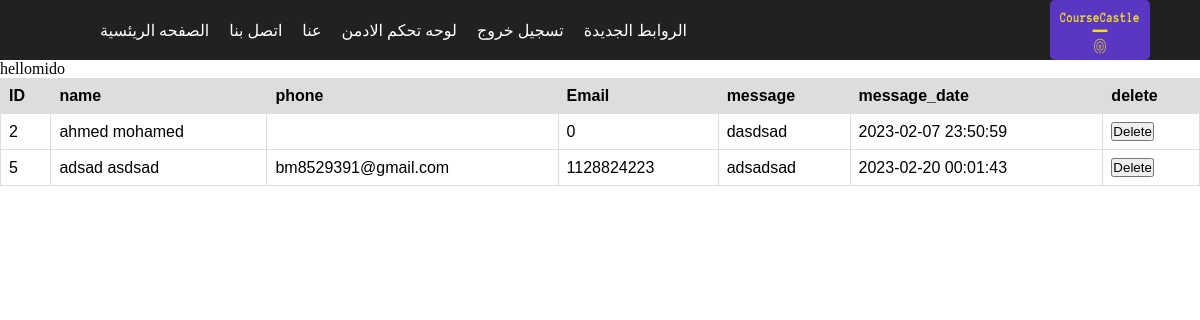
Screenshot of /hims_final_project/contact_us_dashbored.php (signed in) with the database file from the repository.
### tables this page shows
CREATE TABLE `contact_us` (
  `id` int(11) NOT NULL,
  `name` varchar(255) NOT NULL,
  `email` varchar(255) NOT NULL,
  `phone` int(11) NOT NULL,
  `message` text NOT NULL,
  `time_message` datetime NOT NULL,
  `user_ip` varchar(255) DEFAULT NULL
);

### hims_final_project/contact_us_dashbored.php (the view, shortened to what this page needs)
<?php
include("connection.php");
include("header.php");
if(isset($_SESSION["user"]["role"])=="admin"){
    echo "hello".$_SESSION["user"]["email"];
    $contact_us_data = $database->prepare("SELECT * FROM contact_us");
    $contact_us_data->execute();
    $get_con_data = $contact_us_data->fetchAll();
    echo '<table>
    <thead>
        <tr>
            <th>ID</th>
            <th>name</th>
            <th>phone</th>
            <th>Email</th>
            <th>message</th>
            <th> message_date</th>
            <th> delete</th>
        </tr>
    </thead>
    <tbody>';
    foreach($get_con_data as $result){
        echo "<tr>";
        echo "<td>" . $result["id"] . "</td>";
        echo "<td>" . $result["name"] . "</td>";
        echo "<td>" . $result["email"] . "</td>";
        echo "<td>" . $result["phone"] . "</td>";
        echo "<td>";
        $message = $result["message"];
        $message_length = strlen($message);
        if ($message_length > 100) {
            $message = substr($message, 0, 100) . "...";
            echo $message;
            echo "<a href='view_message.php?id=" . $result['id'] . "'>Read More</a>";
        } else {
            echo $message;
        }
        echo "</td>";
        echo "<td>" . $result["time_message"] . "</td>";
        echo "<td> <form method='post'>
            <input type='hidden' name='id' value='". $result['id'] ."'>
            <input type='submit'value='Delete' onclick='return confirm(\"Are you sure you want to delete this user?\");'>
            </form> </td>";
        echo "</tr>";
    }
    echo '</tbody>
    </table>';
}
else{
    echo "user";
}
?>
<head>
<link rel="stylesheet" href="css/contact_us_dashbored.css"/>
</head>
<body>
</body>
</html>

### hims_final_project/css/header.css (style rules this page uses)
* { text-decoration: none; list-style: none; box-sizing: border-box; margin: 0; padding: 0; text-decoration: none; cursor: pointer; }

### hims_final_project/css/contact_us_dashbored.css (style rules this page uses)
table { font-family: arial, sans-serif; border-collapse: collapse; width: 100%; }
td, th { border: 1px solid #dddddd; text-align: left; padding: 8px; }
th { background-color: #dddddd; }

### rows the page displays
contact_us: id "2", name "ahmed mohamed", phone "0", message "dasdsad", time_message "2023-02-07 23:50:59"
contact_us: id "5", name "adsad asdsad", email "bm8529391@gmail.com", phone "1128824223", message "adsadsad", time_message "2023-02-20 00:01:43"

### other values shown
$_SESSION["user"]["email"] "mido"
